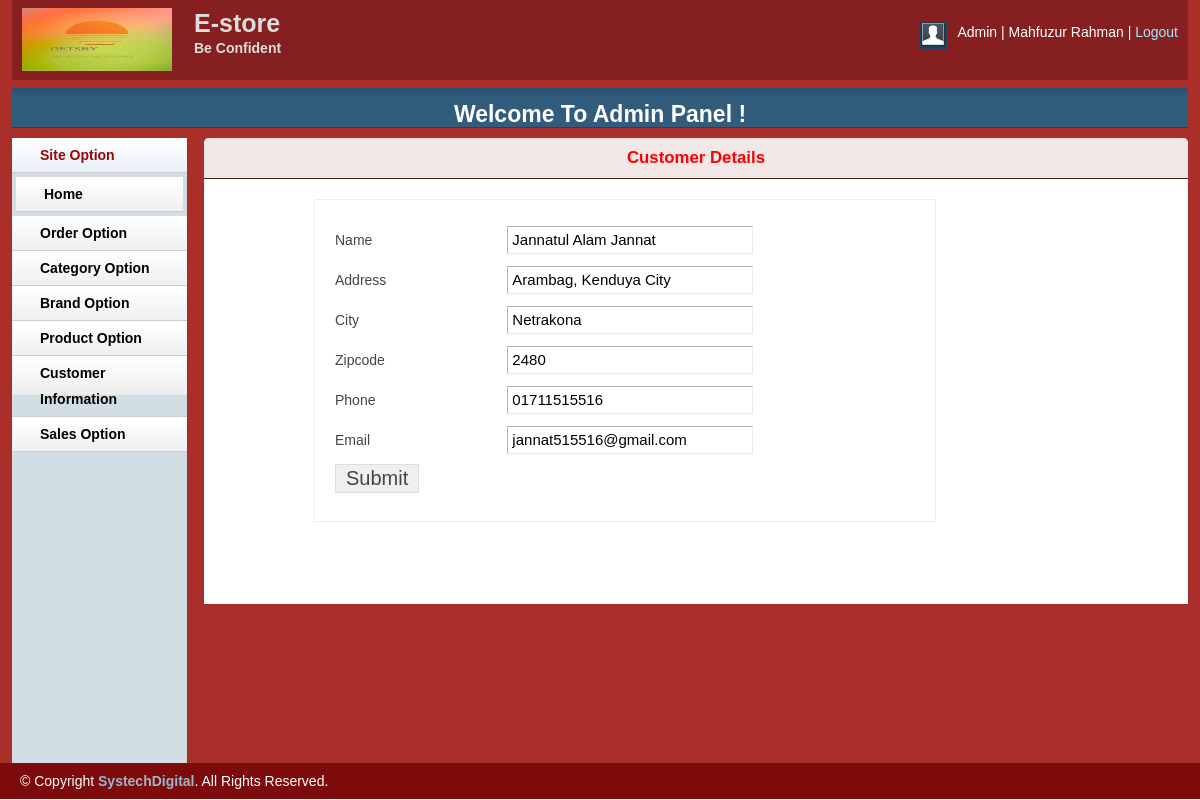
The app's page /admin/customer.php?custId=1 (signed in) with its own data.
### tables this page shows
CREATE TABLE `tbl_customer` (
  `id` int(11) NOT NULL,
  `name` varchar(255) NOT NULL,
  `address` text NOT NULL,
  `city` varchar(30) NOT NULL,
  `country` varchar(30) NOT NULL,
  `zip` varchar(30) NOT NULL,
  `phone` varchar(30) NOT NULL,
  `email` varchar(255) NOT NULL,
  `pass` varchar(32) NOT NULL
);

### library/database.php (called while the page is built, shortened)
<?php
Class Database{
    public $host   = DB_HOST;
    public $user   = DB_USER;
    public $pass   = DB_PASS;
    public $dbname = DB_NAME;
    public $link;
private function connectDB(){
    $this->link = new mysqli($this->host, $this->user, $this->pass, $this->dbname);
 }
public function select($query){
    $result = $this->link->query($query) or
    die($this->link->error.__LINE__);
    if($result->num_rows > 0){
        return $result;
    } else {
        return false;
    }
 }
}

### classes/customer.php (called while the page is built, shortened)
<?php
     $filepath = realpath(dirname(__FILE__));
	 include_once ($filepath.'/../library/database.php');
?>
<?php
class Customer{
        private $db;
    public function __construct(){
        $this->db=new Database();
    }
public function getCustomerData($id){
	 $query="SELECT * FROM tbl_customer WHERE id ='$id'";
	 $result = $this->db->select($query);
     return $result;
	}
}
?>

### admin/customer.php (the view, shortened to what this page needs)
<?php include 'inc/header.php';?>
<?php include 'inc/sidebar.php';?>
<?php
$filepath = realpath(dirname(__FILE__));
include_once ($filepath.'/../classes/customer.php');
?>
<?php
if(!isset($_GET['custId']) || $_GET['custId'] == NULL){
	echo "<script>window.location = 'inbox.php'; </script>";
}else{
	$id= $_GET['custId'];
}
?>
        <div class="grid_10">
            <div class="box round first grid">
                <h2>Customer Details</h2>
               <div class="block copyblock">
			   <?php
			   $cus= new Customer();
			   $getCust = $cus->getCustomerData($id);
			   if($getCust){
			   while ($result = $getCust->fetch_assoc()){
			   ?>
                 <form action="" method="post">
                    <table class="form">
                        <tr>
						    <td>Name</td>
                            <td>
                                <input type="text" readonly="readonly" value="<?php echo $result['name'];?>" class="medium" />
                            </td>
                        </tr>
						 <tr>
						    <td>Address</td>
                            <td>
                                <input type="text" readonly="readonly" value="<?php echo $result['address'];?>" class="medium" />
                            </td>
                        </tr>
						 <tr>
						    <td>City</td>
                            <td>
                                <input type="text" readonly="readonly" value="<?php echo $result['city'];?>" class="medium" />
                            </td>
                        </tr>
						 <tr>
						    <td>Zipcode</td>
                            <td>
                                <input type="text" readonly="readonly" value="<?php echo $result['zip'];?>" class="medium" />
                            </td>
                        </tr>
						 <tr>
						    <td>Phone</td>
                            <td>
                                <input type="text" readonly="readonly" value="<?php echo $result['phone'];?>" class="medium" />
                            </td>
                        </tr>
						 <tr>
						    <td>Email</td>
                            <td>
                                <input type="text" readonly="readonly" value="<?php echo $result['email'];?>" class="medium" />
                            </td>
                        </tr>
						<tr>
                            <td>
                                <input type="submit" name="submit" Value="Submit" />
                            </td>
                        </tr>
                    </table>
                    </form>
			   <?php } } ?>
                </div>
            </div>
        </div>
<?php include 'inc/footer.php';?>

### admin/css/layout.css (style rules this page uses)
body { background: #fff none repeat scroll 0 0; color: #444; font-size: 14px; padding: 0; }
h1, h2, h3, h4, h5, h6 { line-height:1.2em; margin-bottom:.3em; }
h2 { margin-top:1em; }
.box { background:#fff; margin-bottom:20px; padding:10px 10px 10px 10px; margin-left:-8px; }
.box.grid { padding-bottom:50px; }
.box.round { -moz-border-radius: 5px 5px 0px 0px; -webkit-border-radius: 5px 5px 0px 0px; border-radius: 5px 5px 0px 0px; }
.box h2 { font-size: 1.2em; font-weight: bold; color: #F00; background: #F3E6E6; margin: -10px -10px 0 -10px; padding: 10px 12px; border-bottom: 1px solid #3C2218; -moz-border-radius: 5px 5px 0px 0px; -webkit-border-radius: 5px 5px 0px 0px; border-radius: 5px 5px 0px 0px; }
.box.first { min-height: 406px; }
.block { padding-top:20px; }
.copyblock { border: 1px solid #e6f0f3; line-height: 32px; margin-left: 100px; margin-top: 20px; padding-left: 20px; width: 600px; }
table.form { width:100%; }
table.form td { padding:4px 0px; }
table.form input, table.form select { font-size: 15px; padding: 4px 4px 5px 4px; border-top: 1px solid #b3b3b3; border-left: 1px solid #b3b3b3; border-right: 1px solid #eaeaea; border-bottom: 1px solid #eaeaea; }
table.form input[type="submit"] { border: 1px solid #ddd; color: #444; cursor: pointer; font-size: 20px; padding: 2px 10px; }
input.medium { width: 55%; }
.block { padding-bottom:1px; }

### admin/inc/header.php (style rules this page uses)
h2 { text-align: center; color: white; }

### records on screen
tbl_customer: name "Jannatul Alam Jannat", address "Arambag, Kenduya City", city "Netrakona", zip "2480", phone "01711515516", email "jannat515516@gmail.com"

### other values on screen
Session::get('adminName') "Mahfuzur Rahman"
